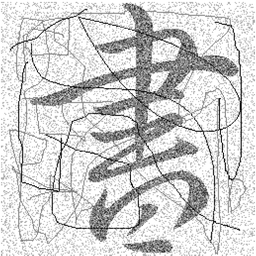
#> input picture China.PNG, 256 x 256 px, shrunk from 526 x 525 before the run, found by its file name
$ jupyter execute Detector2.ipynb   (shell and % lines are left out)
#> lines starting #> are read from the running program, lines starting #| are printed output that depends on the picture
### Тема. Применение непрерывного вейвлет-преобразования для поиска краев объектов на изображении

#### 1. Схемы подразделений

Пусть $s\in\mathbf{N}$ и $\mathbf{Z}^s$ -- целочисленная решетка. Схема подразделения определяется заданной последовательностью $a=\{a_{\alpha}\}_{\alpha\in\mathbf{Z}^s}$. Мы будем предполагать, что $\mathrm{supp} (a) =\{\alpha: a_{\alpha}\ne 0\}$ -- конечное множество. Обозначим $l_{\infty}(\mathbf{Z}^s)$ линейное нормированное пространство ограниченных последовательностей $\lambda=\{\lambda_{\alpha}\}_{\alpha\in\mathbf{Z}^s}$, в котором норма определяется равенством
$$
\|\lambda\|_{\infty} = \sup\limits_{\alpha\in\mathbf{Z}^s} |\lambda_{\alpha}|.
$$
Введем в рассмотрение оператор $\mathrm{S}~:~l_{\infty}(\mathbf{Z}^s)\to l_{\infty}(\mathbf{Z}^s)$, который определим формулой \[1\]
$$
(\mathrm{S}\lambda)_{\alpha}=\sum\limits_{\beta\in\mathbf{Z}^s} a_{\alpha-2\beta}\lambda_{\beta},~\lambda\in l_{\infty}(\mathbf{Z}^s).
$$

**Определение 1.** Будем говорить, что схема подразделения \[1\]
$$
\lambda^m=\mathrm{S}\lambda^{m-1},~m=1,2,\dots,~\lambda^0=\lambda
$$
сходится для $\lambda\in l_{\infty}(\mathbf{Z}^s)$, если существует непрерывная функция $f_{\lambda}$, определенная на $\mathbf{R}^s$ такая, что
$$
\lim\limits_{m\to +\infty}\left\| f_{\lambda}\left(\frac{\cdot}{2^m}\right)-\lambda^m\right\|_{\infty} = 0.
$$

Мы будем последовательность $\{a_{\alpha}\}_{\alpha\in\mathbf{Z}^s}$ называть **маской подразделения**, а $\mathrm{S}$ -- оператором подразделения \[1\].

Пусть $\alpha=\begin{pmatrix}\alpha_1&\dots &\alpha_s\end{pmatrix}^T\in\mathbf{Z}^s$. Введем в рассмотрение оператор $\mathrm{U}$, который последовательности $\lambda : \mathbf{Z}^s\to\mathbf{R}$ ставит в соответствие последовательность $\mathrm{U}\lambda :\mathbf{Z}^{s}\to \mathbf{R}$, определенную правилом: $(\mathrm{U}\lambda)_{\alpha}=\lambda_{2^{-1}\alpha}$, если все $\alpha_i$ четные и $(\mathrm{U}\lambda)_{\alpha} = 0$, если хотя бы одно из чисел $\alpha_i$ является нечетным. Тогда
$$
(S\lambda)_{\alpha}=\sum\limits_{\beta\in\mathbf{Z}^s} a_{\alpha-2\beta}\lambda_{\beta} = \sum\limits_{\beta\in\mathbf{Z}^s} a_{\alpha-\beta}(\mathrm{U}\lambda)_{\beta} = (a*(\mathrm{U}\lambda))_{\alpha}.
$$
Из определения 1 следует, что $f_{\lambda}(2^{-m}\alpha)\approx \lambda_{\alpha}^m$,  где $\alpha\in\mathbf{Z}^s$. Поэтому  получаем следующий алгоритм приближенного нахождения значений предельной функции в узлах сетки $2^{-m}\mathbf{Z}^s$

**Алгоритм** нахождения $f_{\lambda}(2^{-m}\alpha),~~\alpha\in\mathbf{Z}^s$}

**Дано**: последовательность $\lambda$ и маска $a$.

1. Пусть $j=0$ и $\lambda^{0} = \lambda$.

2. Определим последовательность
$(\mathrm{U}\lambda^{j})_\alpha = \begin{cases} \lambda_{2^{-1}\alpha}^{j},~~\alpha\in\mathbf{Z}^s, ~\text{все}~ \alpha_i~ \text{четные};\\
0,~~\text{существует нечетное}~ \alpha_i. \end{cases}$

3. Определяем последовательность $\lambda^{j+1} = a * \mathrm{U}\lambda^{j}$ и увеличиваем $j$ на 1. Если $j<m$ переходим к шагу 2, иначе $f_{\lambda}(2^{-m}\alpha)\approx \lambda_{\alpha}^m$.

#### 2. Поиск краев объектов на изображении

**Определение 2.**  Под вейвлетом мы будем понимать функцию $\psi \in \mathrm{L}_{1} ({\bf R}^2)\cap\mathrm{L}_{2} ({\bf R}^2)$, удовлетворяющую условию $\int\limits_{\mathbf{R}^2}\psi (\mathrm{x})d\mathrm{x} =0$.

**Определение 3.**  Для функции двух переменных $f(x,y)$ непрерывное вейвлет-преобразование этой функции определим равенством \[2\]
$$
W_s f(x,y) = \iint\limits_{\mathbf{R}^2} f(x-u,y-v)\psi_s(u,v)dudv,~~i=1,2,
$$
где $\psi_s(u,v) = \frac{1}{s^2}\psi\left(\frac{u}{s},\frac{v}{s}\right)$, $i=1,2$.

Мы будем рассматривать специальный класс вейвлет-функций \[2\]
$$
\psi^1(u,v)=\psi(\sqrt{u^2+v^2})\cos\theta,~~\psi^2(u,v)=\psi(\sqrt{u^2+v^2})\sin\theta,
$$
где $\theta$ -- полярный угол точки $(u,v)$, а носитель функции $\psi\in \mathrm{L}_1(\mathbf{R})\cap\mathrm{L}_2(\mathbf{R})$ будем предполагать компактным, содержащемся в $[0;+\infty)$. В этом случае
$$
\iint\limits_{\mathbf{R}^2} \psi^i(u,v)dudv = \int\limits_0^{+\infty} r\psi(r)dr\int\limits_0^{2\pi} k_i(\theta)d\theta = 0,
$$
где $k_1(\theta)=\cos\theta$, $k_2(\theta)=\sin\theta$. Таким образом, обе функции являются вейвлетами.

Пусть
$$
W_s^if(x,y) = \iint\limits_{\mathbf{R}^2} f(x-u,y-v)\psi_s^i(u,v)dudv,~~i=1,2.
$$

#### 2.1. Вычисление $W_sf$

Заметим, что
$$
W_sf(n,m) = \iint\limits_{\mathbf{R}^2} f(u,v) \psi_s(n-u, m-v)dudv = \sum\limits_{k,l}f(k,l) \iint\limits_{[k;k+1]\times[l,l+1]} \psi_s(n-u,m-v)dudv =
$$
$$
=\sum\limits_{k,l}f(k,l) \iint\limits_{[n-k-1;n-k]\times[m-l-1,m-l]} \psi_s(u,v)dudv = \sum\limits_{k,l}f(n-k,m-l) \psi_{k,l}^s,
$$
где
$$
\psi_{k,l}^s = \iint\limits_{[k-1;k]\times[l-1,l]} \psi_s(u,v)dudv\approx \frac{1}{r^2} \sum\limits_{i_1=0}^{r-1}\sum\limits_{i_2=0}^{r-1} \psi_s\left(k-1+\frac{2i_1+1}{2r},l-1+\frac{2i_2+1}{2r}\right),~~r\in\mathbf{N}.
$$

#### 2.2. Алгоритм определения края

**Дано:** Изображение $f$ и порог $R>1$, близкий к 1. Значения $s_1>s_2>\dots>s_J$. Порог $T$.

1. Для $j=1,2,\dots, J$ находим $W_{s_j} f$.

2. Находим точки, для которых $|\nabla W_{s_j}f(x,y)|\geqslant T$, $j=1,2,\dots, J$.

3. Среди найденных на предыдущем шаге точек оставляем те (точки края), которые удовлетворяют условию
$$
\frac{1}{R}\leqslant \frac{|\nabla W_{s_j} f(x,y)|}{|\nabla W_{s_l} f(x,y)|}\leqslant R,~~j,l=1,2,\dots, J.
$$

## Задание

**Задание 1**. В точках $2^{-m}k,~k\in\mathbf{Z},~~m\in\mathbf{N}$ найти значения предельной функции $\psi$ схемы подразделения, в которой дана маска подразделения $a=\{a_{\alpha}\}_{\alpha\in\mathbf{Z}}$ и последовательность $\lambda^0 = \delta_{0,t}$, $t>0$, выбрана так, чтобы $\mathrm{supp}\psi\subset (0;+\infty)$. Построить график предельной функции и, используя кусочно-линейную интерполяцию, написать функцию на языке Python, вычислющую значения предельной функции в произвольной точке $x\in\mathbf{R}$.

**Задание 2**. Найти значения
$$
\psi_{k,l}^{s,i} = \iint\limits_{[k-1;k]\times[l-1,l]} \psi_s^i(u,v)dudv\approx \frac{1}{r^2} \sum\limits_{i_1=0}^{r-1}\sum\limits_{i_2=0}^{r-1} \psi_s^i\left(k-1+\frac{2i_1+1}{2r},l-1+\frac{2i_2+1}{2r}\right),~~r\in\mathbf{N},
$$
где $\psi^1(u,v)=\psi(\sqrt{u^2+v^2})\cos\theta$, $\psi^1(u,v)=\psi(\sqrt{u^2+v^2})\sin\theta$, для $s=2, 4, 8$.

**Задание 3**.  Используя фильтры $\psi_{k,l}^{s,i}$, найденные  в задании 2, реализовать алгоритм поиска краев объектов на изображении. Протестировать алгоритм на заданном изображении, хранящемся в папке DetectEdge.

**Маски**.
Маски можно взять из статьи "The m-Point Approximating Subdivision Scheme", которая в файле
"Схемы m-точечные". Напрмер,

$$a_{\alpha} = \begin{cases} \frac{1}{6}+\omega,~\alpha = -1;\\ \frac{5}{6}-\omega,~\alpha = 0;\\ \frac{5}{6}-\omega,~\alpha = 1;\\ \frac{1}{6} + \omega,~\alpha = 2;\\ 0,~\alpha \not\in\{-1,0,1,2\},\end{cases}
$$

где

$$
\omega = -\frac{1}{6} + \frac{2\cdot k+N}{4 \cdot (N+1)}, ~~ k=1,2,\dots, N\in\mathbf{N}.
$$

[cell 1]
import numpy as np
import pandas as pd
import matplotlib.pyplot as plt
import math
import cmath
from scipy import signal
from PIL import Image
from mpl_toolkits.mplot3d import Axes3D

[cell 2]
def Mask(omega):
    b = np.zeros(4)
    b[0] = 1./ 6. + omega
    b[1] = 5./ 6. - omega
    b[2] = 5./ 6. - omega
    b[3] = 1./ 6. + omega
    a = pd.Series(b, index = (-1, 0, 1, 2))
    return a

[cell 3]
def psi(x, Lambda, X):
    y = 0
    Y = np.nonzero(X - x > 0)
    if (len(Y[0]) > 1 and len(Y[0]) < len(X) - 1):
        i0 = Y[0][0] - 1
        i1 = Y[0][0]
        y0 = Lambda[i0]
        x0 = X[i0]
        y1 = Lambda[i1]
        x1 = X[i1]
        y = y0 + (y1 - y0) * (x - x0) / (x1 - x0)
    return y

def psi_1(u, v, Lambda, X):
    c = complex(u, v)
    polar_coordinates = cmath.polar(c)
    y = psi(polar_coordinates[0], Lambda, X) * np.cos(polar_coordinates[1])
    return y

def psi_s_1(u, v, Lambda, X, s):
    y = (1 / (s ** 2)) * psi_1(u / s, v / s, Lambda, X)
    return y

def psi_2(u, v, Lambda, X):
    c = complex(u, v)
    polar_coordinates = cmath.polar(c)
    y = psi(polar_coordinates[0], Lambda, X) * np.sin(polar_coordinates[1])
    return y

def psi_s_2(u, v, Lambda, X, s):
    y = (1 / (s ** 2)) * psi_2(u / s, v / s, Lambda, X)
    return y

#### Построение функции с компактным носителем, содержащемся в $(0;+\infty)$

Пусть $\lambda_{0,\alpha} = \{\delta_{\alpha,k}\}_{k\in\mathbf{Z}}$  и $\psi_{\alpha}$ -- функция, полученная по схеме подразделения, с маской $a=\{a_k\}_{k\in\mathbf{Z}}$, причем $\mathrm{supp} a=[\Gamma;\Delta ]\cap \mathbf{Z}$ . Тогда

$$
\mathrm{supp}~\lambda_{J,\alpha}\subset \left[2^J \alpha + (2^J-1)\cdot\Gamma; 2^J \alpha + (2^J - 1)\cdot \Delta\right].
$$
Отсюда и из приближенного равенства $\psi_{\alpha}(2^{-J}k)\approx \lambda_{J,k}$ следует, что $\mathrm{supp} \psi_{\alpha} \subset \left[\alpha+\Gamma; \alpha+\Delta\right]$.

[cell 4]
def Subdivision(m, a):
    ''' Схема стационарного подразделения с маской a '''
#> called with m = 4
    supp_a = np.array(a.index)
    t = -np.min(supp_a)
    Lambda = pd.Series(0, index = np.arange(t + np.min(supp_a) - len(supp_a) - 1,
                                            t + np.max(supp_a) + len(supp_a) + 2, 1))
    X = Lambda.index
    Lambda.loc[2 * t] = 1 # Здесь уже применен оператор U. После свертки получим \lambda_1
    Lambda = Lambda.values
    a = a.values
    j = 1
    Lambda = signal.convolve(Lambda, a, mode='same')
    T = Lambda
    for s in range(1, m + 1, 1):
        Lambda = np.zeros(2 * T.shape[0])
        Lambda[::2] = T[:]
        I = np.zeros(2 * len(X))
        I[::2] = 2 * X[:]
        I[1::2] = I[::2] + 1
        X = I
        T = signal.convolve(Lambda, a, mode='same')
        j += 1
    Lambda = T[:]
    r = np.nonzero(np.abs(Lambda) > 0)
    i0 = np.max([0, np.min(r[0]) - 1])
    i1 = np.min([len(Lambda) - 1, np.max(r[0]) + 1])
    Lambda = Lambda[i0:(i1 + 1)]
    X = X[i0:(i1 + 1)]
    return [Lambda, (X / pow(2, j))]

[cell 5]
m = 4
N = 30
i = 4
omega = (-1. / 6.) + ((2 * i + N) / (4 * (N + 1)))
a = Mask(omega)
Lambda, X = Subdivision(m, a)
fig = plt.figure()
plt.plot(X, Lambda, '-r', 0.8)
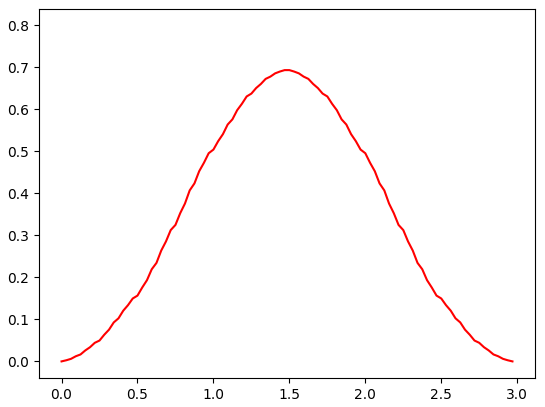
#> figure drawn by matplotlib, 1 panel; curve peaks at x = 1.47, y = 0.694

[cell 6]
x_min = np.min(X)
x_max = np.max(X)
N = 200
h = 1. / (N - 1)
XL = x_min + (x_max - x_min) * np.arange(N) / (N - 1)
YL = np.zeros(XL.shape)
for i in range(N):
    YL[i] = psi(XL[i], Lambda, X)
fig = plt.figure()
plt.plot(XL, YL, '-r', 0.7)
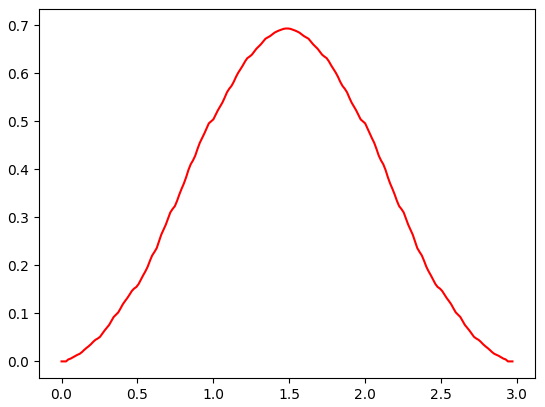
#> figure drawn by matplotlib, 1 panel; curve peaks at x = 1.48, y = 0.694

[cell 7]
U = np.zeros((N, N))
V = np.zeros((N, N))
Z = np.zeros((N, N))
s = 8
for i in range(N):
    for k in range(N):
        U[i, k] = -x_max * s + 2 * x_max * s * i / (N - 1)
        V[i, k] = -x_max * s + 2 * x_max * s * k / (N - 1)
        Z[i, k] = psi_s_1(U[i, k], V[i, k], Lambda, X, s)
fig = plt.figure()
ax = Axes3D(fig)
ax.plot_wireframe(U, V, Z)

[cell 8]
f = np.array(Image.open('DetectEdge\China.png').convert('L'))
fig = plt.figure()
plt.imshow(Image.fromarray(f))
fig.savefig('ExChina.eps')

[cell 9]
''' Здесь Ваша реализация нахождения фильтров
    для s = 2, 4, 8
    У меня они называются filter_psi_s_1_2, filter_psi_s_1_4, filter_psi_s_1_8
'''
def LinInt(x, X, Y):
    if x < X[1]:
        y = 0
    elif x > X[len(X)-2]:
        y = 0
    else:
        i = np.where(X > x)[0]
        a = (Y[i[0]] - Y[i[-1]]) / (X[i[0]] - X[i[-1]])
        b = Y[i[0]] - a * X[i[0]]
        y = a * x + b
    return y
    pass

K = f.shape[1]
#> K = 256
L = f.shape[0]
#> L = 256

def psi(s, i, K, L):
#> called with s = 2, i = 1, K = 256, L = 256
    r = 4 # k-1,k * l-1,l
    psi_s_i = np.zeros([K,L])
    for k in range(0, K - 1, 1):
        for l in range(0, L - 1, 1):
            for i0 in range(0, r-1, 1):
                for i1 in range(0, r-1, 1):
                    u = k - 1 + (2 * i0 + 1) / 2 / r
                    v = l - 1 + (2 * i1 + 1) / 2 / r
                    argum = math.sqrt(u ** 2 + v ** 2)
                    sin_teta = v / argum
                    cos_teta = u / argum
                    argum = math.sqrt((u / s) ** 2 + (v / s) ** 2)
                    psi = LinInt(argum, X, Lambda)
                    if i == 1:
                        psi_s_i[k,l] = (psi_s_i[k,l] + psi * cos_teta)
                    elif i == 2:
                        psi_s_i[k,l] = (psi_s_i[k,l] + psi * sin_teta)
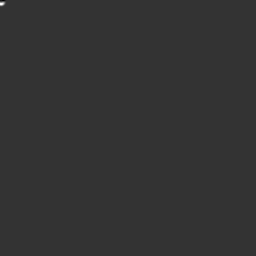
#> psi_s_i: shape (256, 256) float64; min -1.46, max 5.71, mean 0.00104; drawn with min black and max white
    return psi_s_i / s ** 2
    pass

filter_psi_1_2 = psi(2, 1, K, L)
print('2, 1')
filter_psi_2_2 = psi(2, 2, K, L)
print('2, 2')

#plt.imshow(filter_psi_1_2, cmap='gray')
#plt.show()

filter_psi_1_4 = psi(4, 1, K, L)
print('4, 1')
filter_psi_2_4 = psi(4, 2, K, L)
print('4, 2')

#plt.imshow(filter_psi_1_4, cmap='gray')
#plt.show()

filter_psi_1_8 = psi(8, 1, K, L)
print('8, 1')
filter_psi_2_8 = psi(8, 2, K, L)
print('8, 2')

#plt.imshow(filter_psi_1_8, cmap='gray')
#plt.show()
